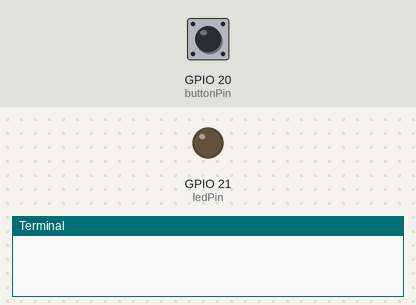
Simulated run of this program. Board: Raspberry Pi (BCM pin numbers). On the bench: output pins drawn as LEDs (lit = HIGH), the last lines printed to the terminal. Dashed ring = blinking. Inputs (shaded band) come from the test bench; at power-on: GPIO 20 (buttonPin) HIGH.

Above: at 1.2 s.
1.3 s: GPIO 20 (buttonPin) pulled LOW for 3.2 s
At 2.1 s:
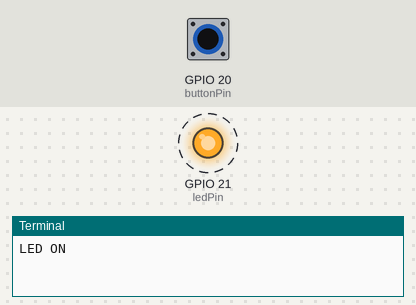
6.0 s: GPIO 20 (buttonPin) pulled LOW for 0.15 s
At 7.0 s:
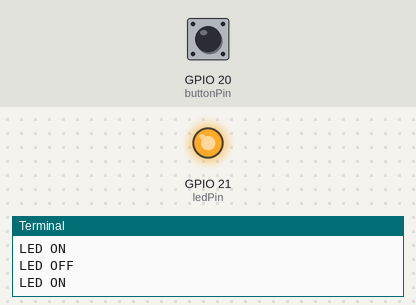
7.6 s: GPIO 20 (buttonPin) pulled LOW for 1 s
At 8.2 s:
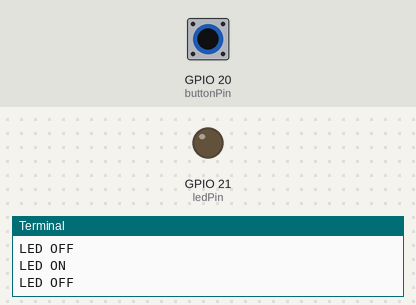
Timing chart, 0 to 10.6 s (numbered marks = the images above; inputs shaded):
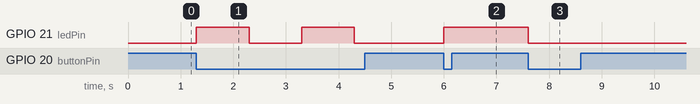

Measured:
- after the input at 1.3 s, GPIO 21 (ledPin): alternates HIGH for 1.0 s and LOW for 1.0 s, starting at once
- after the input at 6.0 s, GPIO 21 (ledPin): LOW → HIGH at once
- after the input at 7.6 s, GPIO 21 (ledPin): HIGH → LOW at once

The program:

ledAndButton.py
```python
import RPi.GPIO as GPIO    # Import Raspberry Pi GPIO library
from time import sleep     # Import the sleep function from the time module

ledPin = 21
buttonPin = 20

statoLed = GPIO.LOW

GPIO.setmode(GPIO.BCM)   # Use LOGICAL pin numbering

#GPIO.setmode(GPIO.BOARD)   # Use PHYSICAL pin numbering

GPIO.setwarnings(False)    # Ignore warning for now

GPIO.setup(ledPin, GPIO.OUT) # Set pin 21 to be an output pin
GPIO.setup(buttonPin, GPIO.IN, pull_up_down = GPIO.PUD_UP) # Set pin 20 to be an input pin and with pull down
GPIO.output(ledPin, GPIO.LOW)

while True:
    if((statoLed == GPIO.LOW) & (GPIO.input(buttonPin) == GPIO.LOW)):
        statoLed = GPIO.HIGH
        GPIO.output(ledPin, GPIO.HIGH) # Turn on
        print("LED ON")
        sleep(1)                  # Sleep for 1 second

    if((statoLed == GPIO.HIGH) & (GPIO.input(buttonPin) == GPIO.LOW)):
        statoLed = GPIO.LOW
        GPIO.output(ledPin, GPIO.LOW)  # Turn off
        print("LED OFF")
        sleep(1)                  # Sleep for 1 second
```
